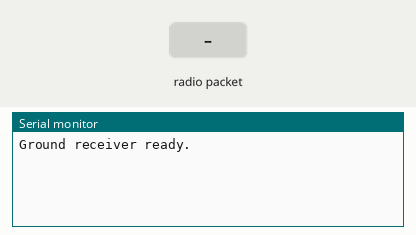
Bench run of a sketch on a simulated ESP32. Parts: the last lines printed to the serial monitor. The test bench sets the inputs (shaded band). No radio packets arrive unless stated.

Above: at 1.5 s.
1.6 s: radio packet "1" arrives
At 2.6 s:
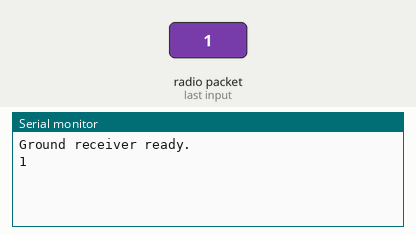
3.1 s: radio packet "0" arrives
At 3.7 s:
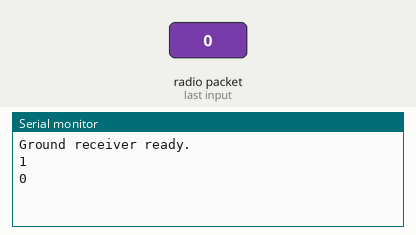

The sketch:

ground_receiver.ino
```cpp
/*
  GROUND SIDE — LilyGO TTGO T3 LoRa32 V1.6.1
  -------------------------------------------
  Acts as a dumb LoRa <-> USB Serial bridge for the laptop.
  - Anything received over LoRa gets printed to Serial (USB), one packet per line.
  - Anything typed/sent to it over Serial gets forwarded over LoRa
    (this is how the Python GS app sends START_TM / STOP_TM / CAL_ZERO).

  Must use the SAME LORA_FREQUENCY and setSyncWord() as the flight board.
*/

#include <SPI.h>
#include <LoRa.h>

#define LORA_SCK   5
#define LORA_MISO  19
#define LORA_MOSI  27
#define LORA_SS    18
#define LORA_RST   23
#define LORA_DIO0  26

#define LORA_FREQUENCY 915E6

void setup() {
  Serial.begin(115200);
  delay(300);

  SPI.begin(LORA_SCK, LORA_MISO, LORA_MOSI, LORA_SS);
  LoRa.setPins(LORA_SS, LORA_RST, LORA_DIO0);

  if (!LoRa.begin(LORA_FREQUENCY)) {
    Serial.println("LoRa init failed. Check wiring/frequency.");
    while (1) delay(1000);
  }

  LoRa.setSpreadingFactor(9);
  LoRa.setSignalBandwidth(125E3);
  LoRa.setCodingRate4(5);
  LoRa.setSyncWord(0x12); // must match flight board

  Serial.println("Ground receiver ready.");
}

void loop() {
  // LoRa -> Serial (telemetry coming down from CanSat)
  int packetSize = LoRa.parsePacket();
  if (packetSize) {
    String received = "";
    while (LoRa.available()) received += (char)LoRa.read();
    Serial.println(received);   // Python app reads this line
  }

  // Serial -> LoRa (commands going up from Python GS app)
  if (Serial.available()) {
    String cmd = Serial.readStringUntil('\n');
    cmd.trim();
    if (cmd.length() > 0) {
      LoRa.beginPacket();
      LoRa.print(cmd);
      LoRa.endPacket();
    }
  }
}
```

Measured:
- after the input at 1.6 s, the serial monitor: prints a new line at once (image 1)
- after the input at 3.1 s, the serial monitor: prints a new line at once (image 2)
